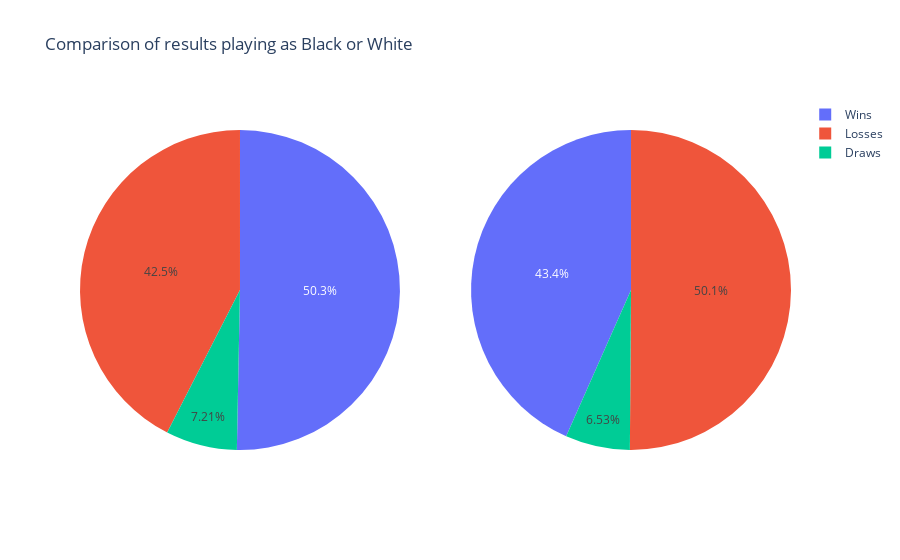

The notebook cell saved with this chart:
### Code cell
# Create a pie chart using Plotly
labels_white = ['Wins', 'Losses', 'Draws']
values_white = [total_wins_white, total_losses_white, total_draws_white]

# Create a pie chart using Plotly
labels_black = ['Wins', 'Losses', 'Draws']
values_black = [total_wins_black, total_losses_black, total_draws_black]

# Create figure with subplots
fig = make_subplots(rows=1, cols=2, specs=[[{'type':'domain'}, {'type':'domain'}]],
                    subplot_titles=['White stats', 'Black stats'])

# Pie chart 1
fig.add_trace(go.Pie(labels=labels_white, values=values_white, name='White'), 1, 1)

# Pie chart 2
fig.add_trace(go.Pie(labels=labels_black, values=values_black, name='Black'), 1, 2)

# Update layout
fig.update_layout(
    title_text='Comparison of results playing as Black or White',
    annotations=[dict(text='', x=0.5, y=0.5, font_size=20, showarrow=False) for _ in range(2)],  # Empty annotations for centering
)

# Show plot
fig.show()

### Figure 1 — Plotly figure (JSON) as saved in the notebook; plotly's stock layout.template omitted (floating-point values rounded to 4 significant figures)
{"data": [{"domain": {"x": [0, 0.45], "y": [0, 1]}, "labels": ["Wins", "Losses", "Draws"], "name": "White", "type": "pie", "values": [649, 548, 93]}, {"domain": {"x": [0.55, 1], "y": [0, 1]}, "labels": ["Wins", "Losses", "Draws"], "name": "Black", "type": "pie", "values": [558, 645, 84]}], "layout": {"annotations": [{"font": {"size": 20}, "showarrow": false, "text": "", "x": 0.5, "xanchor": "center", "xref": "paper", "y": 0.5, "yanchor": "bottom", "yref": "paper"}, {"font": {"size": 20}, "showarrow": false, "text": "", "x": 0.5, "xanchor": "center", "xref": "paper", "y": 0.5, "yanchor": "bottom", "yref": "paper"}], "title": {"text": "Comparison of results playing as Black or White"}}}
